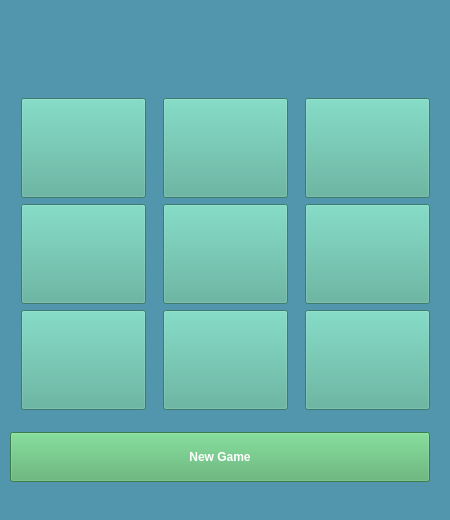
<?xml version="1.0" encoding="UTF-8"?>
<ui version="4.0">
 <class>MainWindow</class>
 <widget class="QMainWindow" name="MainWindow">
  <property name="geometry">
   <rect>
    <x>0</x>
    <y>0</y>
    <width>450</width>
    <height>520</height>
   </rect>
  </property>
  <property name="minimumSize">
   <size>
    <width>450</width>
    <height>520</height>
   </size>
  </property>
  <property name="maximumSize">
   <size>
    <width>450</width>
    <height>520</height>
   </size>
  </property>
  <property name="contextMenuPolicy">
   <enum>Qt::NoContextMenu</enum>
  </property>
  <property name="windowTitle">
   <string>Tic Tac Toe</string>
  </property>
  <property name="windowIcon">
   <iconset>
    <normaloff>../build-tic-tac-toe-Desktop_Qt_5_15_2_GCC_64bit-Debug/tic-tac-toe.png</normaloff>../build-tic-tac-toe-Desktop_Qt_5_15_2_GCC_64bit-Debug/tic-tac-toe.png</iconset>
  </property>
  <property name="styleSheet">
   <string notr="true"/>
  </property>
  <widget class="QWidget" name="centralwidget">
   <property name="minimumSize">
    <size>
     <width>450</width>
     <height>520</height>
    </size>
   </property>
   <property name="maximumSize">
    <size>
     <width>4500</width>
     <height>520</height>
    </size>
   </property>
   <property name="contextMenuPolicy">
    <enum>Qt::CustomContextMenu</enum>
   </property>
   <property name="acceptDrops">
    <bool>false</bool>
   </property>
   <property name="styleSheet">
    <string notr="true">background-color: rgb(173, 82, 104);
background-color: rgb(82, 150, 173);</string>
   </property>
   <widget class="QWidget" name="layoutWidget">
    <property name="geometry">
     <rect>
      <x>10</x>
      <y>10</y>
      <width>431</width>
      <height>491</height>
     </rect>
    </property>
    <layout class="QVBoxLayout" name="verticalLayout_4">
     <item>
      <widget class="QLabel" name="lblCurrentPlayer">
       <property name="minimumSize">
        <size>
         <width>420</width>
         <height>50</height>
        </size>
       </property>
       <property name="maximumSize">
        <size>
         <width>420</width>
         <height>50</height>
        </size>
       </property>
       <property name="font">
        <font>
         <family>Fira Code</family>
         <pointsize>16</pointsize>
         <weight>9</weight>
         <italic>false</italic>
         <bold>false</bold>
        </font>
       </property>
       <property name="styleSheet">
        <string notr="true">font: 75 16pt &quot;Fira Code&quot;;
color:white;</string>
       </property>
       <property name="text">
        <string/>
       </property>
       <property name="alignment">
        <set>Qt::AlignCenter</set>
       </property>
      </widget>
     </item>
     <item>
      <layout class="QHBoxLayout" name="horizontalLayout">
       <property name="sizeConstraint">
        <enum>QLayout::SetMinAndMaxSize</enum>
       </property>
       <item>
        <layout class="QVBoxLayout" name="verticalLayout">
         <item>
          <widget class="QPushButton" name="btnPos0">
           <property name="minimumSize">
            <size>
             <width>125</width>
             <height>100</height>
            </size>
           </property>
           <property name="maximumSize">
            <size>
             <width>125</width>
             <height>100</height>
            </size>
           </property>
           <property name="styleSheet">
            <string notr="true">font: 75 40pt &quot;DejaVu Sans&quot;;
color:white;
background-color: rgb(82, 173, 151);</string>
           </property>
           <property name="text">
            <string/>
           </property>
           <property name="checkable">
            <bool>true</bool>
           </property>
           <property name="checked">
            <bool>false</bool>
           </property>
          </widget>
         </item>
         <item>
          <widget class="QPushButton" name="btnPos3">
           <property name="minimumSize">
            <size>
             <width>125</width>
             <height>100</height>
            </size>
           </property>
           <property name="maximumSize">
            <size>
             <width>125</width>
             <height>100</height>
            </size>
           </property>
           <property name="styleSheet">
            <string notr="true">font: 75 40pt &quot;DejaVu Sans&quot;;
color:white;
background-color: rgb(82, 173, 151);</string>
           </property>
           <property name="text">
            <string/>
           </property>
           <property name="checkable">
            <bool>true</bool>
           </property>
          </widget>
         </item>
         <item>
          <widget class="QPushButton" name="btnPos6">
           <property name="minimumSize">
            <size>
             <width>125</width>
             <height>100</height>
            </size>
           </property>
           <property name="maximumSize">
            <size>
             <width>125</width>
             <height>100</height>
            </size>
           </property>
           <property name="styleSheet">
            <string notr="true">font: 75 40pt &quot;DejaVu Sans&quot;;
color:white;
background-color: rgb(82, 173, 151);</string>
           </property>
           <property name="text">
            <string/>
           </property>
           <property name="checkable">
            <bool>true</bool>
           </property>
          </widget>
         </item>
        </layout>
       </item>
       <item>
        <layout class="QVBoxLayout" name="verticalLayout_2">
         <item>
          <widget class="QPushButton" name="btnPos1">
           <property name="minimumSize">
            <size>
             <width>125</width>
             <height>100</height>
            </size>
           </property>
           <property name="maximumSize">
            <size>
             <width>125</width>
             <height>100</height>
            </size>
           </property>
           <property name="styleSheet">
            <string notr="true">font: 75 40pt &quot;DejaVu Sans&quot;;
color:white;
background-color: rgb(82, 173, 151);</string>
           </property>
           <property name="text">
            <string/>
           </property>
           <property name="checkable">
            <bool>true</bool>
           </property>
          </widget>
         </item>
         <item>
          <widget class="QPushButton" name="btnPos4">
           <property name="minimumSize">
            <size>
             <width>125</width>
             <height>100</height>
            </size>
           </property>
           <property name="maximumSize">
            <size>
             <width>125</width>
             <height>100</height>
            </size>
           </property>
           <property name="styleSheet">
            <string notr="true">font: 75 40pt &quot;DejaVu Sans&quot;;
color:white;
background-color: rgb(82, 173, 151);</string>
           </property>
           <property name="text">
            <string/>
           </property>
           <property name="checkable">
            <bool>true</bool>
           </property>
          </widget>
         </item>
         <item>
          <widget class="QPushButton" name="btnPos7">
           <property name="minimumSize">
            <size>
             <width>125</width>
             <height>100</height>
            </size>
           </property>
           <property name="maximumSize">
            <size>
             <width>125</width>
             <height>100</height>
            </size>
           </property>
           <property name="styleSheet">
            <string notr="true">font: 75 40pt &quot;DejaVu Sans&quot;;
color:white;
background-color: rgb(82, 173, 151);</string>
           </property>
           <property name="text">
            <string/>
           </property>
           <property name="checkable">
            <bool>true</bool>
           </property>
          </widget>
         </item>
        </layout>
       </item>
       <item>
        <layout class="QVBoxLayout" name="verticalLayout_3">
         <item>
          <widget class="QPushButton" name="btnPos2">
           <property name="minimumSize">
            <size>
             <width>125</width>
             <height>100</height>
            </size>
           </property>
           <property name="maximumSize">
            <size>
             <width>125</width>
             <height>100</height>
            </size>
           </property>
           <property name="styleSheet">
            <string notr="true">font: 75 40pt &quot;DejaVu Sans&quot;;
color:white;
background-color: rgb(82, 173, 151);</string>
           </property>
           <property name="text">
            <string/>
           </property>
           <property name="checkable">
            <bool>true</bool>
           </property>
          </widget>
         </item>
         <item>
          <widget class="QPushButton" name="btnPos5">
           <property name="minimumSize">
            <size>
             <width>125</width>
             <height>100</height>
            </size>
           </property>
           <property name="maximumSize">
            <size>
             <width>125</width>
             <height>100</height>
            </size>
           </property>
           <property name="styleSheet">
            <string notr="true">font: 75 40pt &quot;DejaVu Sans&quot;;
color:white;
background-color: rgb(82, 173, 151);</string>
           </property>
           <property name="text">
            <string/>
           </property>
           <property name="checkable">
            <bool>true</bool>
           </property>
          </widget>
         </item>
         <item>
          <widget class="QPushButton" name="btnPos8">
           <property name="minimumSize">
            <size>
             <width>125</width>
             <height>100</height>
            </size>
           </property>
           <property name="maximumSize">
            <size>
             <width>125</width>
             <height>100</height>
            </size>
           </property>
           <property name="styleSheet">
            <string notr="true">font: 75 40pt &quot;DejaVu Sans&quot;;
color:white;
background-color: rgb(82, 173, 151);</string>
           </property>
           <property name="text">
            <string/>
           </property>
           <property name="checkable">
            <bool>true</bool>
           </property>
          </widget>
         </item>
        </layout>
       </item>
      </layout>
     </item>
     <item>
      <widget class="QPushButton" name="btnNewGame">
       <property name="minimumSize">
        <size>
         <width>420</width>
         <height>50</height>
        </size>
       </property>
       <property name="maximumSize">
        <size>
         <width>420</width>
         <height>50</height>
        </size>
       </property>
       <property name="sizeIncrement">
        <size>
         <width>410</width>
         <height>50</height>
        </size>
       </property>
       <property name="font">
        <font>
         <weight>75</weight>
         <bold>true</bold>
        </font>
       </property>
       <property name="layoutDirection">
        <enum>Qt::LeftToRight</enum>
       </property>
       <property name="styleSheet">
        <string notr="true">background-color: rgb(82, 173, 105);
color:white;</string>
       </property>
       <property name="text">
        <string>New Game</string>
       </property>
      </widget>
     </item>
    </layout>
   </widget>
  </widget>
 </widget>
 <resources/>
 <connections/>
</ui>
